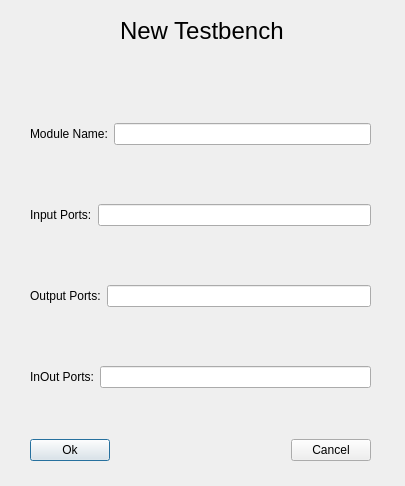
<?xml version="1.0" encoding="UTF-8"?>
<ui version="4.0">
 <class>new_testbench</class>
 <widget class="QDialog" name="new_testbench">
  <property name="geometry">
   <rect>
    <x>0</x>
    <y>0</y>
    <width>405</width>
    <height>486</height>
   </rect>
  </property>
  <property name="windowTitle">
   <string>Dialog</string>
  </property>
  <widget class="QWidget" name="verticalLayoutWidget">
   <property name="geometry">
    <rect>
     <x>30</x>
     <y>70</y>
     <width>341</width>
     <height>371</height>
    </rect>
   </property>
   <layout class="QVBoxLayout" name="verticalLayout_2">
    <property name="sizeConstraint">
     <enum>QLayout::SetDefaultConstraint</enum>
    </property>
    <item>
     <layout class="QHBoxLayout" name="horizontalLayout_7">
      <item>
       <widget class="QLabel" name="label_5">
        <property name="text">
         <string>Module Name:</string>
        </property>
       </widget>
      </item>
      <item>
       <widget class="QLineEdit" name="lineEdit_module_name_2"/>
      </item>
     </layout>
    </item>
    <item>
     <layout class="QHBoxLayout" name="horizontalLayout_8">
      <item>
       <widget class="QLabel" name="label_6">
        <property name="text">
         <string>Input Ports:</string>
        </property>
       </widget>
      </item>
      <item>
       <widget class="QLineEdit" name="lineEdit_input_3"/>
      </item>
     </layout>
    </item>
    <item>
     <layout class="QHBoxLayout" name="horizontalLayout_3">
      <item>
       <widget class="QLabel" name="label_9">
        <property name="text">
         <string>Output Ports:</string>
        </property>
       </widget>
      </item>
      <item>
       <widget class="QLineEdit" name="lineEdit_out_2"/>
      </item>
     </layout>
    </item>
    <item>
     <layout class="QHBoxLayout" name="horizontalLayout_9">
      <item>
       <widget class="QLabel" name="label_2">
        <property name="text">
         <string>InOut Ports:</string>
        </property>
       </widget>
      </item>
      <item>
       <widget class="QLineEdit" name="lineEdit_input_4"/>
      </item>
     </layout>
    </item>
   </layout>
  </widget>
  <widget class="QLabel" name="label_7">
   <property name="geometry">
    <rect>
     <x>120</x>
     <y>0</y>
     <width>171</width>
     <height>61</height>
    </rect>
   </property>
   <property name="font">
    <font>
     <pointsize>18</pointsize>
    </font>
   </property>
   <property name="text">
    <string>New Testbench</string>
   </property>
  </widget>
  <widget class="QWidget" name="horizontalLayoutWidget_3">
   <property name="geometry">
    <rect>
     <x>30</x>
     <y>430</y>
     <width>341</width>
     <height>41</height>
    </rect>
   </property>
   <layout class="QHBoxLayout" name="horizontalLayout_10">
    <item>
     <widget class="QPushButton" name="pushButton_ok_2">
      <property name="text">
       <string>Ok</string>
      </property>
     </widget>
    </item>
    <item>
     <spacer name="horizontalSpacer_2">
      <property name="orientation">
       <enum>Qt::Horizontal</enum>
      </property>
      <property name="sizeHint" stdset="0">
       <size>
        <width>40</width>
        <height>20</height>
       </size>
      </property>
     </spacer>
    </item>
    <item>
     <widget class="QPushButton" name="pushButton_cancel_2">
      <property name="text">
       <string>Cancel</string>
      </property>
     </widget>
    </item>
   </layout>
  </widget>
 </widget>
 <resources/>
 <connections/>
</ui>
